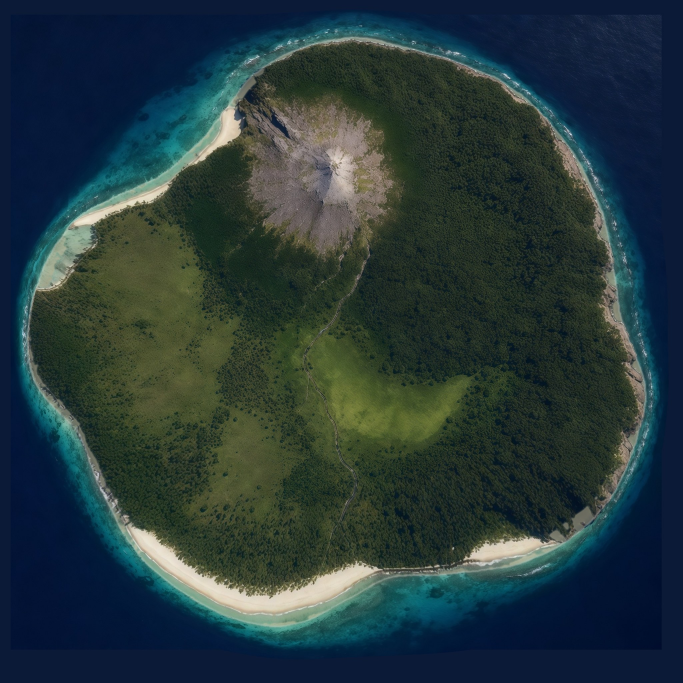
#> input picture assets/source/island-color.jpg, 2048 x 2048 px (shown at 1/3 size)
$ python make-island-art.py
#> lines starting #> are read from the running program, lines starting #| are printed output that depends on the picture
#!/usr/bin/env python3
"""Make the island art for the visual story's opening.

    python3 scripts/make-island-art.py        (needs Pillow, numpy and scipy)

Source: assets/source/island-color.jpg, the aerial island from Beyond Extinction
(artifacts/beyond-extinction/public/assets/textures/island_color.jpg). Outputs:

- assets/backgrounds/island-night.jpg: the same picture graded to moonlight (darker,
  bluer, less saturated), with its edges feathered into one flat ocean colour so the
  page can extend the ocean past the picture with a plain background colour instead of
  a huge image. A standing cloud is painted over the cone in the north: TMB's island is
  man-made (story-rules/WORLD_RULES.md), and the source art has a volcano on it. Nothing
  else is redrawn.
- assets/backgrounds/clouds/wisp-N.png: moonlit cloud wisps with alpha, which the scene
  flies past the camera on its depth layers.

Everything is seeded, so running it again makes the same files.
"""
import os
import numpy as np
from PIL import Image
from scipy.ndimage import zoom, gaussian_filter

ROOT = os.path.dirname(os.path.dirname(os.path.abspath(__file__)))
SRC = os.path.join(ROOT, "assets", "source", "island-color.jpg")
OUT = os.path.join(ROOT, "assets", "backgrounds", "island-night.jpg")
CLOUDS = os.path.join(ROOT, "assets", "backgrounds", "clouds")
OCEAN = np.array([4, 8, 18], dtype=np.float32)  # the page's sea colour, #040812: the graded open sea at the corners
FEATHER = 380  # px over which the picture fades into it
CONE = (975, 545)  # the volcano's summit in the source image, px
SHADOW = np.array([34, 42, 62], dtype=np.float32)  # cloud undersides
LIT = np.array([128, 142, 172], dtype=np.float32)  # cloud tops in moonlight


def fbm(h, w, seed, base=6, octaves=6, persistence=0.52):
    """Fractal value noise in 0..1: octaves of smoothly enlarged random grids."""
    rng = np.random.default_rng(seed)
    out = np.zeros((h, w), np.float32)
    amp, total = 1.0, 0.0
    for o in range(octaves):
        cells = base * 2**o
        gh, gw = max(4, int(cells * h / max(h, w)) + 3), max(4, int(cells * w / max(h, w)) + 3)
        g = rng.random((gh, gw)).astype(np.float32)
        z = zoom(g, (h / (gh - 3) * 1.0001, w / (gw - 3) * 1.0001), order=3)
        out += amp * z[:h, :w]
        total += amp
        amp *= persistence
    out /= total
    return (out - out.min()) / (out.max() - out.min())


def cloud(h, w, seed, cover=0.5, strength=1.0):
    """A moonlit cloud seen from above: returns (rgb float 0..255, alpha 0..1).

    Density is fractal noise inside an ellipse whose outline is itself bent by noise, so
    no two are the same shape and none is a disc. `cover` (0..1) is how solid the middle
    is. Opacity follows the density the way light through a cloud does (1 - e^-kd), so
    the edges thin out rather than stopping. Seen from above, thicker cloud is brighter;
    the side of each billow away from the moon (upper left) sits in its own shadow.
    """
    n = fbm(h, w, seed)
    warp = fbm(h, w, seed + 1000, base=3, octaves=3)
    yy, xx = np.mgrid[0:h, 0:w].astype(np.float32)
    dx, dy = (xx - w / 2) / (w / 2), (yy - h / 2) / (h / 2)
    r0 = np.sqrt(dx * dx + dy * dy)
    r = r0 + (warp - 0.5) * 0.8
    base = np.clip((0.85 - r) / 0.55, 0, 1)
    base = base * base * (3 - 2 * base)
    dens = np.clip(base * 1.2 + (n - 0.5) * 1.7 - (1 - cover), 0, None)
    dens *= np.clip((1 - r0) * 5, 0, 1)  # never reaches the image edge
    alpha = (1 - np.exp(-dens * 3)) * strength
    soft = gaussian_filter(dens, max(1.0, min(h, w) / 120))
    s = max(2, int(min(h, w) / 40))
    toward_moon = np.roll(np.roll(soft, s, 0), s, 1)  # the density between here and the moon
    lit = 0.2 + 0.6 * (1 - np.exp(-soft * 2)) + 0.9 * (soft - toward_moon)
    lit = np.clip(lit, 0, 1)
    rgb = SHADOW + (LIT - SHADOW) * lit[..., None]
    return rgb, np.clip(alpha, 0, 1)


def grade():
    im = np.asarray(Image.open(SRC).convert("RGB"), dtype=np.float32) / 255.0
    lum = (im * [0.30, 0.59, 0.11]).sum(axis=2, keepdims=True)
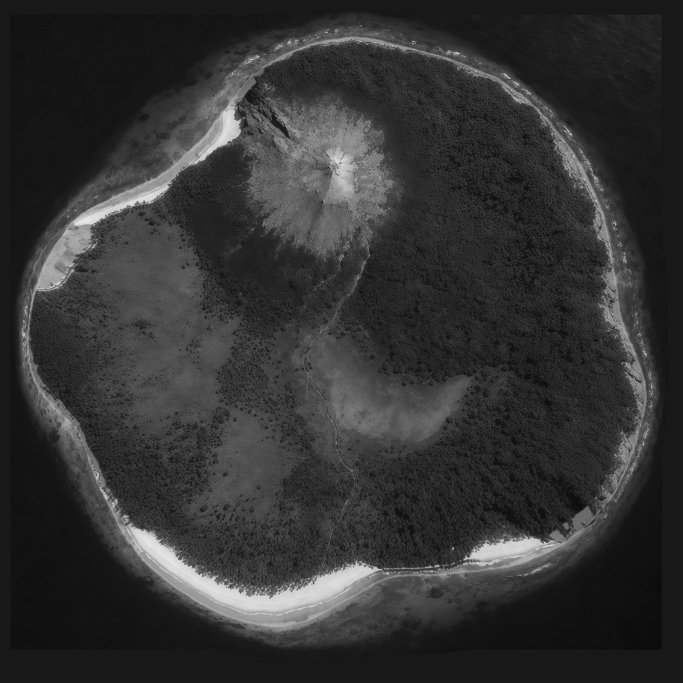
#> lum: shape (2048, 2048, 1) float64 (shown at 1/3 size); min 0.00925, max 0.967, mean 0.203
    moon = lum * np.array([0.52, 0.64, 0.95])  # moonlight: luminance, pushed blue
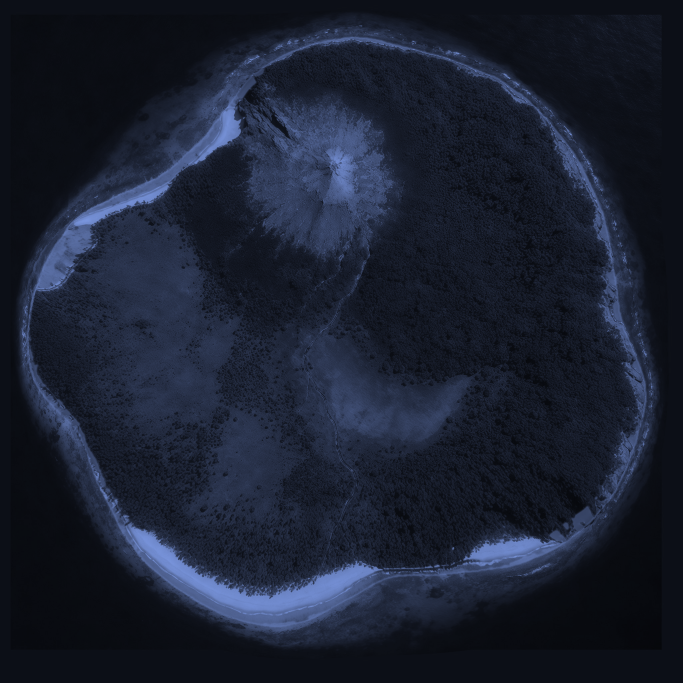
#> moon: shape (2048, 2048, 3) float64 (shown at 1/3 size); mean R, G, B 0.106, 0.13, 0.193
    night = 0.35 * im * np.array([0.55, 0.65, 0.9]) + 0.65 * moon
    night = np.power(np.clip(night, 0, 1), 1.2) * 0.8  # darker, deeper shadows
    night = night * 255.0

    # The standing cloud over the cone: a thick cap, and a thinner skirt around it so the
    # cap does not sit on the island like a disc.
    h, w = night.shape[:2]
#> h = 2048; w = 2048
    for (ch, cw, seed, cover, dx, dy, strength) in [
        (860, 1040, 41, 0.35, -30, 20, 0.75),   # skirt
        (740, 860, 42, 1.0, 0, 0, 1.0),         # cap
    ]:
        rgb, a = cloud(ch, cw, seed, cover, strength)
        x0, y0 = CONE[0] + dx - cw // 2, CONE[1] + dy - ch // 2
        sl = (slice(max(0, y0), min(h, y0 + ch)), slice(max(0, x0), min(w, x0 + cw)))
        cs = (slice(sl[0].start - y0, sl[0].stop - y0), slice(sl[1].start - x0, sl[1].stop - x0))
        aa = a[cs][..., None]
        # The cloud's own shadow on the forest south-east of it, then the cloud.
        sh = np.roll(np.roll(aa, 18, 0), 22, 1) * 0.35
        night[sl] = night[sl] * (1 - sh)
        night[sl] = night[sl] * (1 - aa) + rgb[cs] * aa
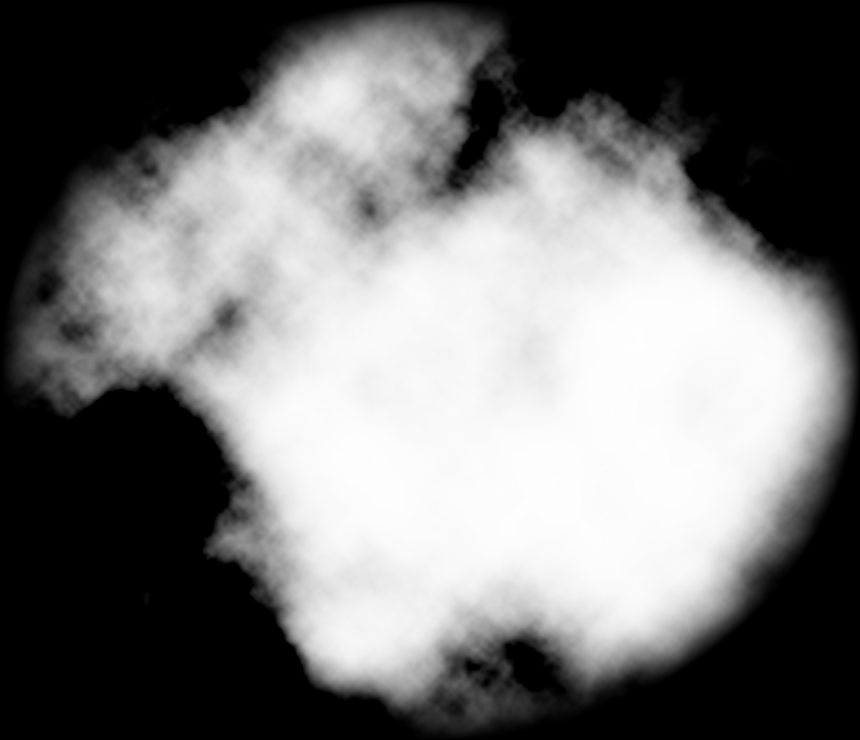
#> aa: shape (740, 860, 1) float32; min 0, max 0.997, mean 0.465
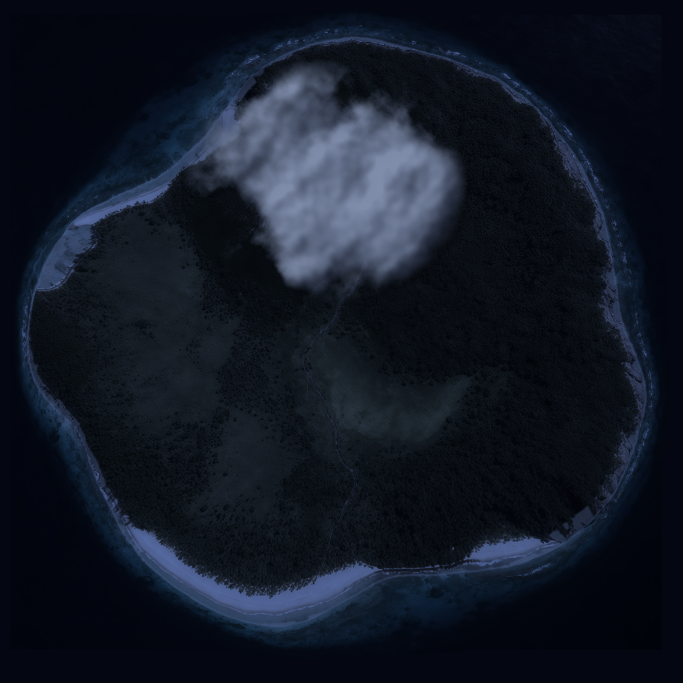
#> night: shape (2048, 2048, 3) float64 (shown at 1/3 size); mean R, G, B 18.6, 25, 36.8

    yy, xx = np.mgrid[0:h, 0:w]
    edge = np.minimum.reduce([xx, yy, w - 1 - xx, h - 1 - yy]).astype(np.float32)
    k = np.clip(edge / FEATHER, 0, 1)[..., None]
    k = k * k * (3 - 2 * k)
    out = night * k + OCEAN * (1 - k)
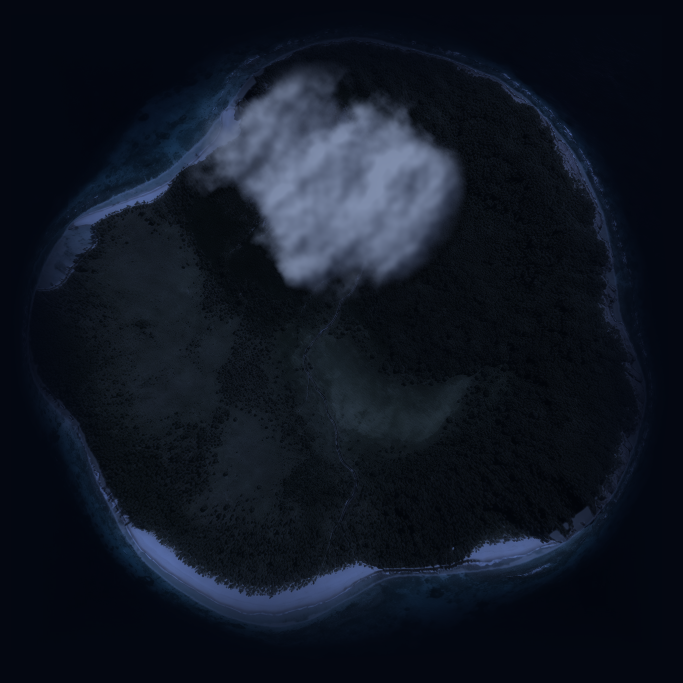
#> out: shape (2048, 2048, 3) float64 (shown at 1/3 size); mean R, G, B 17.3, 23.4, 34.7
    Image.fromarray(np.clip(out, 0, 255).astype(np.uint8)).save(OUT, quality=86, optimize=True, progressive=True)
    print("wrote", os.path.relpath(OUT, ROOT), os.path.getsize(OUT) // 1024, "KB")


def wisps():
    os.makedirs(CLOUDS, exist_ok=True)
    for i, (h, w, seed, cover) in enumerate([
        (220, 600, 11, 0.5),
        (240, 640, 12, 0.42),
        (260, 560, 13, 0.55),
        (200, 660, 14, 0.4),
    ], start=1):
        rgb, a = cloud(h, w, seed, cover, 0.9)
        img = np.dstack([np.clip(rgb, 0, 255), np.clip(a * 255, 0, 255)]).astype(np.uint8)
        path = os.path.join(CLOUDS, f"wisp-{i}.png")
        Image.fromarray(img, "RGBA").save(path, optimize=True)
        print("wrote", os.path.relpath(path, ROOT), os.path.getsize(path) // 1024, "KB")
#> this loop made 4 passes
#> pass 1, in wisps, `Image.fromarray(img, "RGBA").save(path, optimize=True)`:
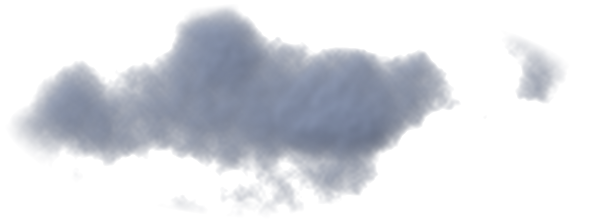
#> saved as wisp-1.png: PIL image 600x220 RGBA; mean R, G, B, A 63.2, 73.5, 96.7, 54.9; transparent parts drawn white
#> pass 2, in wisps, `Image.fromarray(img, "RGBA").save(path, optimize=True)`:
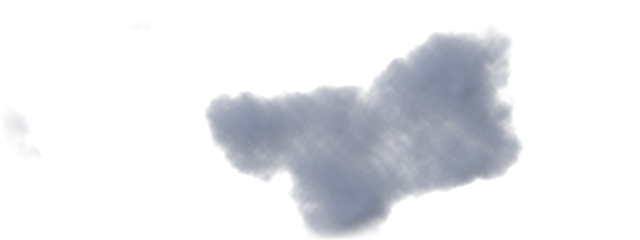
#> saved as wisp-2.png: PIL image 640x240 RGBA; mean R, G, B, A 58.8, 68.9, 91.6, 34.6; transparent parts drawn white


if __name__ == "__main__":
    grade()
    wisps()

$ run again, with assets/source/lab-expanded.jpg copied over assets/source/island-color.jpg
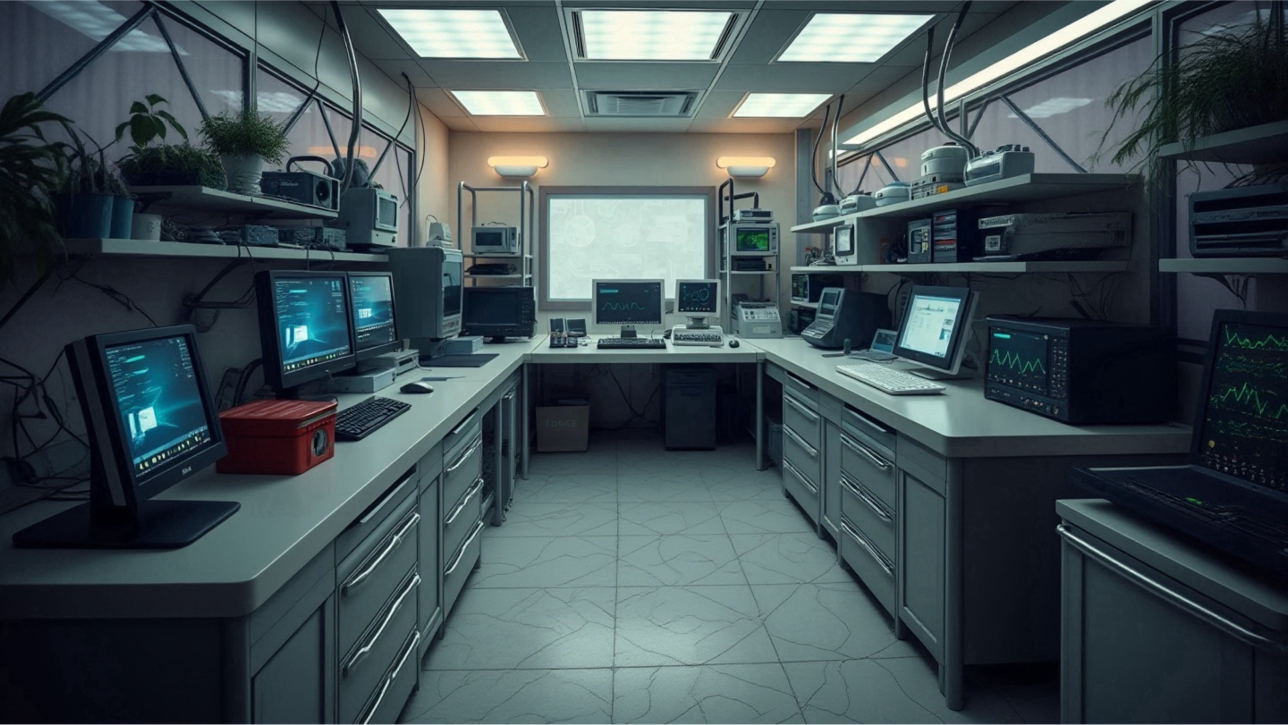
#> input picture assets/source/lab-expanded.jpg, 2576 x 1449 px (shown at 1/2 size)
#> in grade, `moon = lum * np.array([0.52, 0.64, 0.95])`:
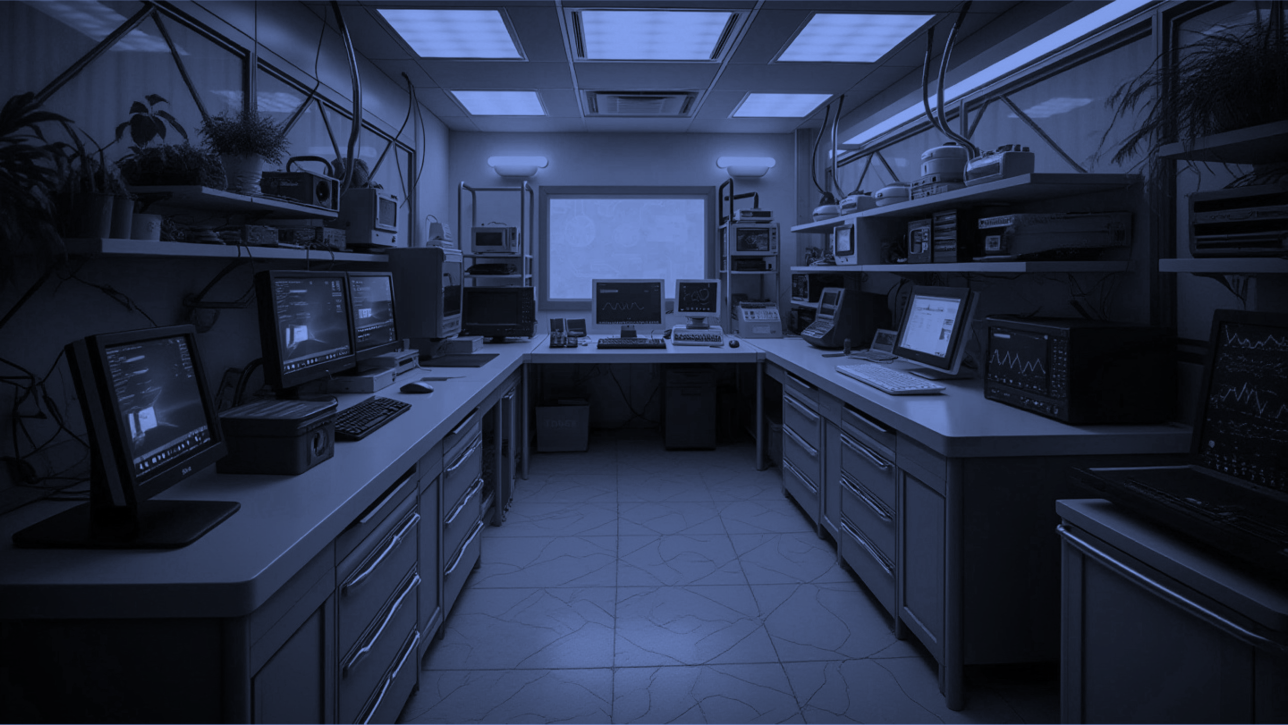
#> moon: shape (1449, 2576, 3) float64 (shown at 1/2 size); mean R, G, B 0.153, 0.189, 0.28
#> in grade, `out = night * k + OCEAN * (1 - k)`:
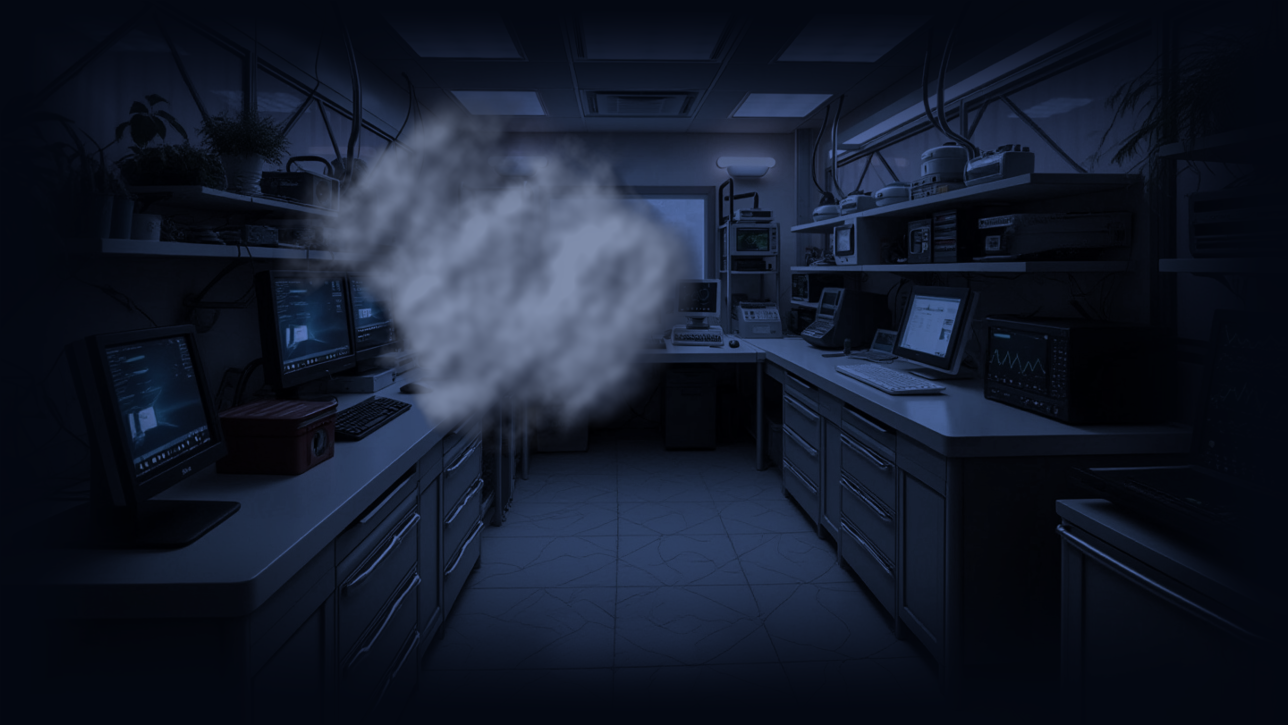
#> out: shape (1449, 2576, 3) float64 (shown at 1/2 size); mean R, G, B 21.1, 28, 43.5
